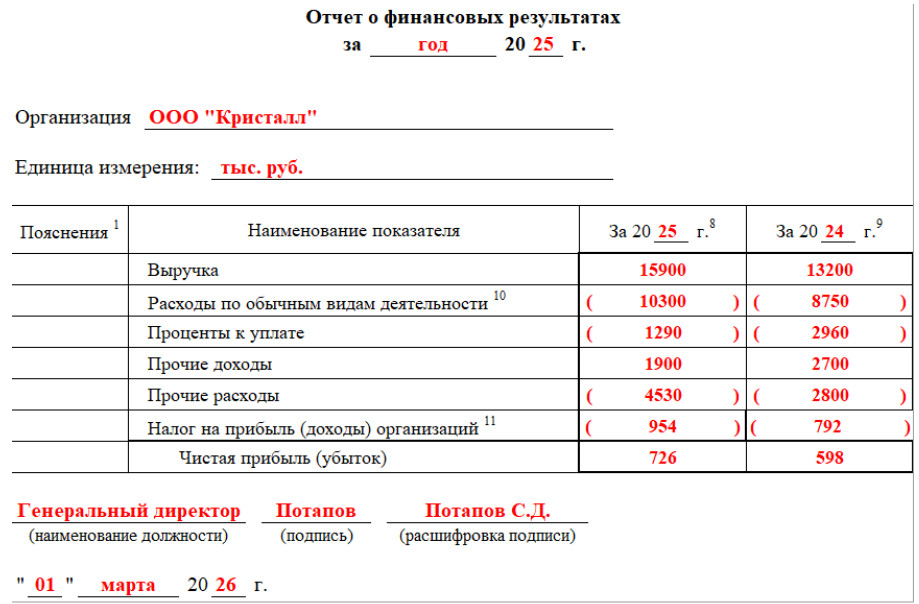
#> input picture test_files/28035_f2841b7d81af610f6037570ffa87ce2e.jpg, 919 x 604 px
$ python -i preprocessor.py   (imports and definitions only)
#> lines starting #> are read from the running program, lines starting #| are printed output that depends on the picture; after the words box and inside, x2 and y2 are one past the last pixel; in counts of white or black regions, pixels touching at a corner belong together
import os
from PIL import Image, ImageEnhance


def preprocess_image(file_path, save_path=None):
    """
    save_path — куда положить результат. Сервис разбора передаёт файл внутри
    папки своего разбора; без параметра — прежний общий data/temp_proc.png.
    """
    base_dir = os.path.dirname(os.path.dirname(os.path.abspath(__file__)))
    data_dir = os.path.join(base_dir, "data")

    if save_path is None and not os.path.exists(data_dir):
        os.makedirs(data_dir)

    img = Image.open(file_path)
#> img is the input picture: PIL image 919x604 RGB; mean R, G, B 243.4, 240.3, 240.1

    img = img.convert("L")
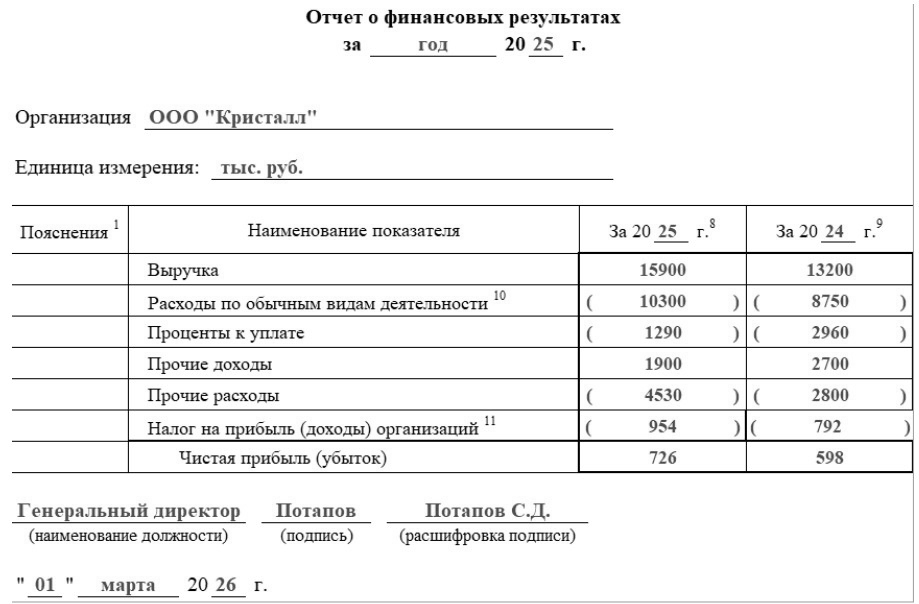
#> img: PIL image 919x604 L; min 0, max 255, mean 241.2

    img = ImageEnhance.Contrast(img).enhance(3.0)
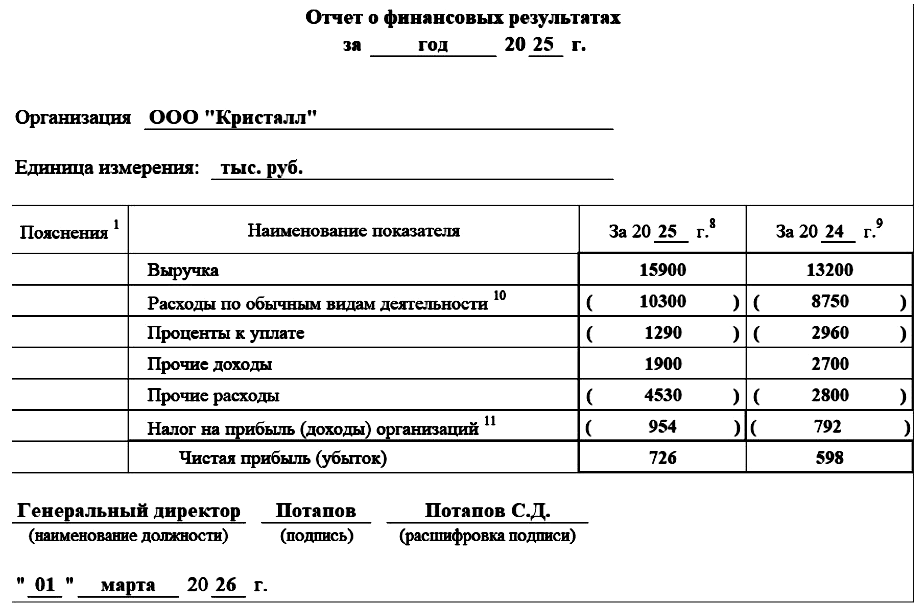
#> img: PIL image 919x604 L; min 0, max 255, mean 233.4

    img = ImageEnhance.Sharpness(img).enhance(2.0)


    threshold = 140
    img = img.point(lambda p: 255 if p > threshold else 0)
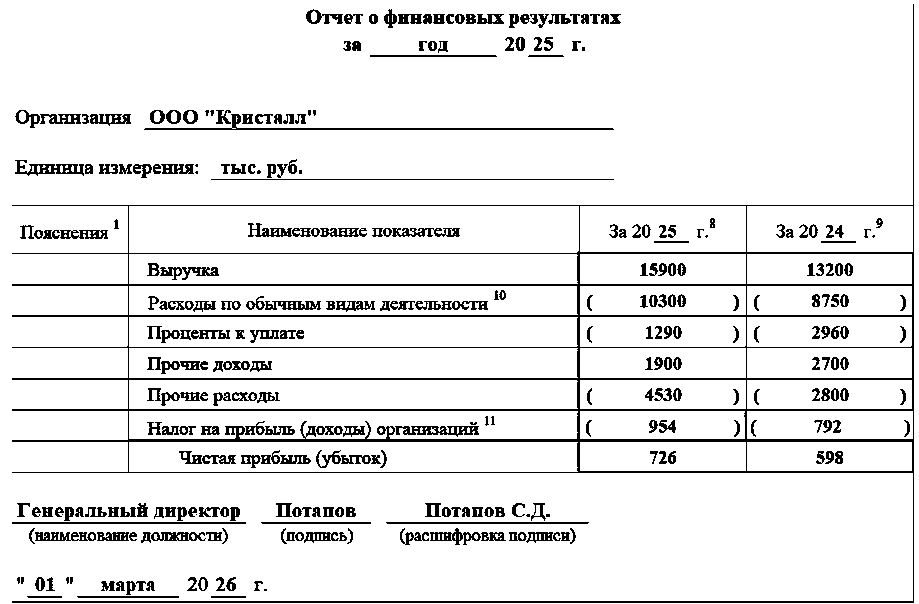
#> img: PIL image 919x604 L; 91.3% white; black in thin lines or dots
    img = img.convert("L")

    if save_path is None:
        save_path = os.path.join(data_dir, "temp_proc.png")
    img.save(save_path)
    return save_path

>>> result = preprocess_image('../test_files/28035_f2841b7d81af610f6037570ffa87ce2e.jpg')

$ run again, on test_files/image2.png
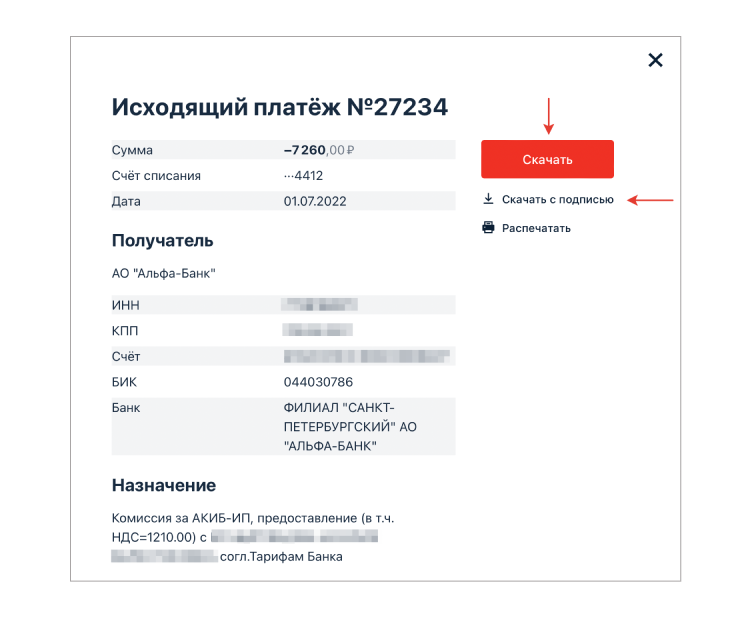
#> input picture test_files/image2.png, 752 x 619 px
#> in preprocess_image, img is the input picture: PIL image 752x619 RGBA; mean R, G, B, A 176.4, 174.8, 175.2, 182.7
#> in preprocess_image, `img = ImageEnhance.Contrast(img).enhance(3.0)`:
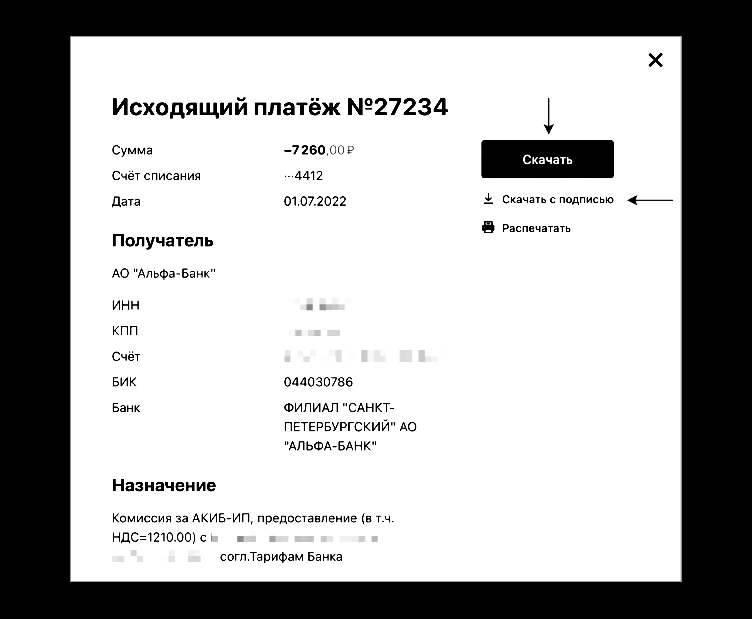
#> img: PIL image 752x619 L; min 0, max 255, mean 174.8
#> in preprocess_image, `img = img.point(lambda p: 255 if p > threshold else 0)`:
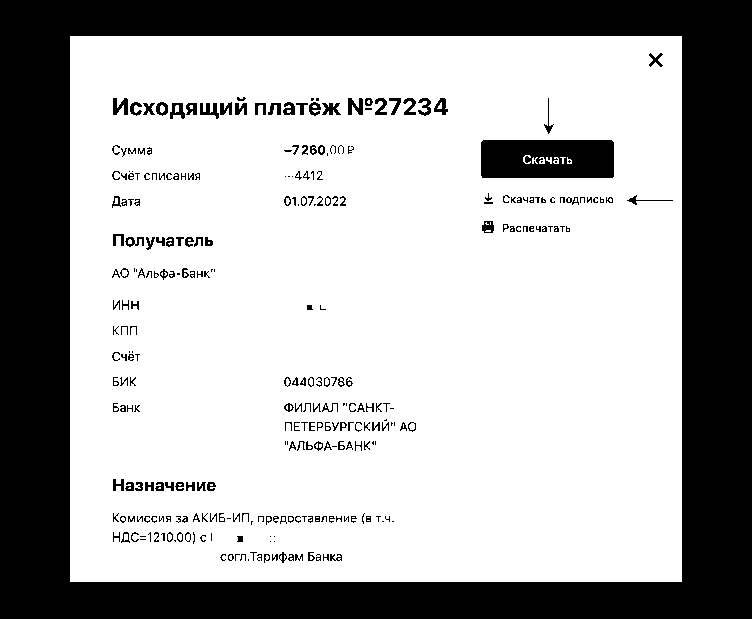
#> img: PIL image 752x619 L; 68.8% white; 296 black regions (104 under 20 px), largest, box (x1, y1, x2, y2) and area: (0, 0, 752, 619) 131336, (481, 140, 614, 178) 4854, (348, 98, 363, 115) 173

$ run again, on test_files/image4.png
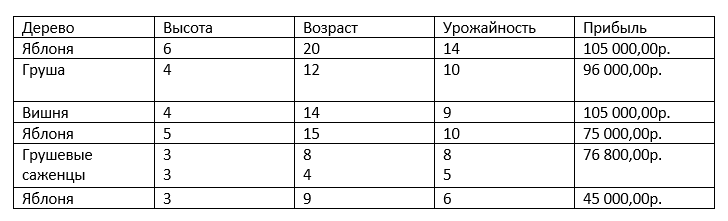
#> input picture test_files/image4.png, 728 x 221 px
#> in preprocess_image, img is the input picture: PIL image 728x221 RGBA; mean R, G, B, A 236.8, 236.8, 236.8, 255
#> in preprocess_image, `img = ImageEnhance.Contrast(img).enhance(3.0)`:
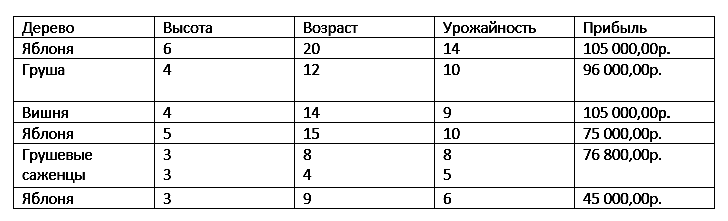
#> img: PIL image 728x221 L; min 0, max 255, mean 234.3
#> in preprocess_image, `img = img.point(lambda p: 255 if p > threshold else 0)`:
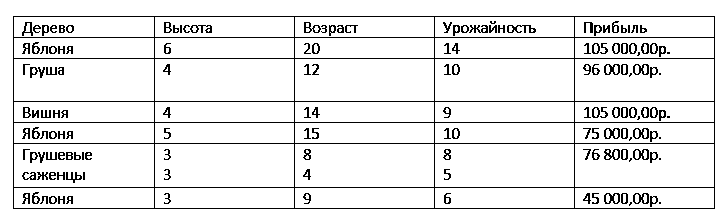
#> img: PIL image 728x221 L; 91.8% white; black in thin lines or dots, all inside (x1, y1, x2, y2) = (13, 16, 715, 209)
